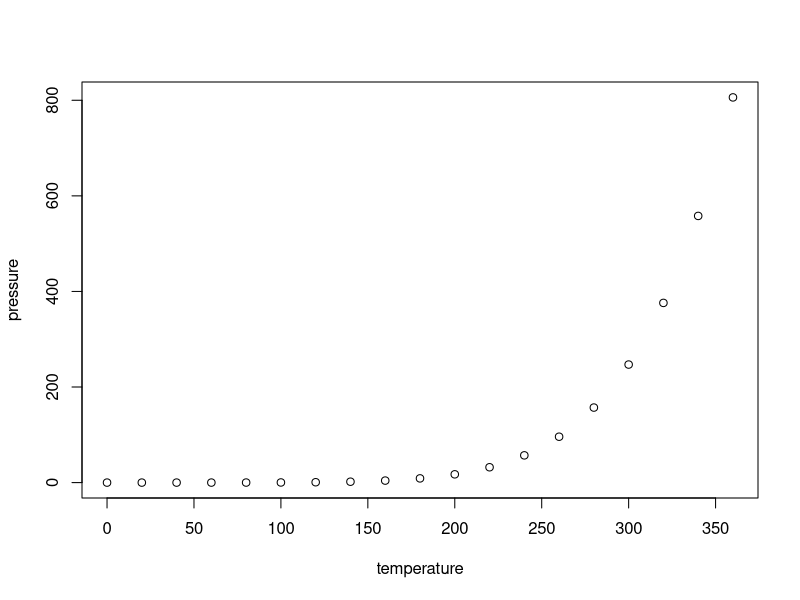
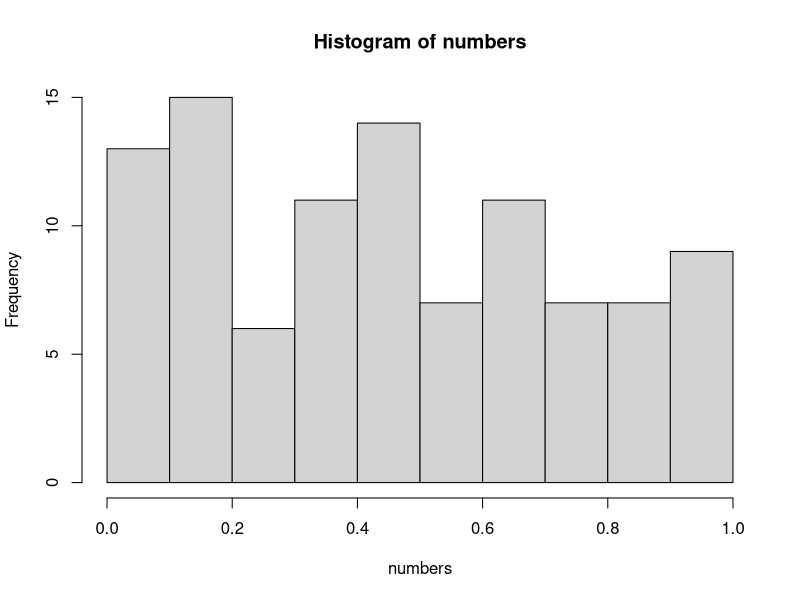

R code for these plots, in order:
## ---- chunk 1
knitr::opts_chunk$set(echo = TRUE)
## ---- chunk 2
summary(cars)

## ---- chunk 3
plot(pressure)
numbers <- runif(1:100)
hist(numbers)
